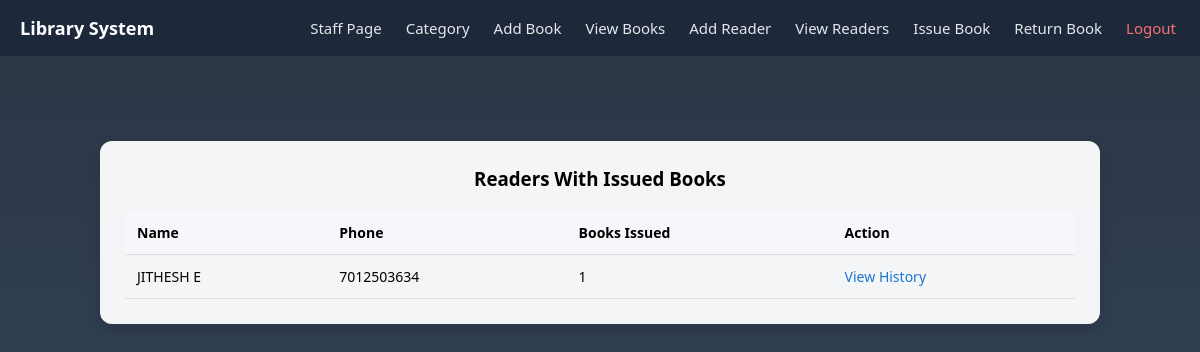
The page /active-readers/ (signed in) on the database its author committed.
### library_app/models.py (models this page shows, shortened)
class Reader(models.Model):
    MEMBERSHIP_CHOICES = [
        ('BASIC', 'Basic'),
        ('PREMIUM', 'Premium'),
        ('VIP', 'VIP'),
    ]
    library_id = models.UUIDField(
        default=uuid.uuid4,
        primary_key=True,
        editable=False
    )
    name = models.CharField(max_length=100)
    phone = models.CharField(max_length=13)
    email = models.EmailField(max_length=100)
    address = models.CharField(max_length=150)
    membership = models.CharField(
        max_length=10,
        choices=MEMBERSHIP_CHOICES,
        default='BASIC'
    )
    issue_limit = models.PositiveIntegerField(default=3)
    class Meta:
        db_table = 'reader'

### library_app/views.py (the view)
# urls.py: path('active-readers/', views.active_readers, name='active_readers'),
@login_required(login_url='/login/')
@never_cache
def active_readers(request):
    if not request.user.is_staff:
        return redirect('login')
    readers = Reader.objects.filter(
        issued_books__is_returned=False
    ).distinct()
    for r in readers:
        r.active_count = r.issued_books.filter(
            is_returned=False
        ).count()
    return render(request, 'active_readers.html', {
        'readers': readers
    })

### library_app/templates/active_readers.html (shortened to what this page needs)
{% extends "base.html" %}
{% block content %}
<div class="container">
    <div class="card">
        <h3>Readers With Issued Books</h3>
        <div class="table-wrapper">
            <table>
                <thead>
                    <tr>
                        <th>Name</th>
                        <th>Phone</th>
                        <th>Books Issued</th>
                        <th>Action</th>
                    </tr>
                </thead>
                <tbody>
                {% for r in readers %}
                    <tr>
                        <td>{{ r.name }}</td>
                        <td>{{ r.phone }}</td>
                        <td>{{ r.active_count }}</td>
                        <td>
                            <a href="{% url 'reader_history' r.library_id %}">
                                View History
                            </a>
                        </td>
                    </tr>
                {% empty %}
                    <tr>
                        <td colspan="4" class="empty">
                            No active readers
                        </td>
                    </tr>
                {% endfor %}
                </tbody>
            </table>
        </div>
    </div>
</div>
{% endblock %}

### library_app/templates/active_readers.html (style rules this page uses)
body { background: linear-gradient( rgba(20, 30, 48, 0.9), rgba(36, 59, 85, 0.9) ), url("https://images.unsplash.com/photo-1512820790803-83ca734da794"); background-size: cover; background-position: center; background-attachment: fixed; }
.container { max-width: 1000px; margin: 60px auto; padding: 0 15px; }
.card { background: rgba(255,255,255,0.95); padding: 25px; border-radius: 12px; box-shadow: 0 6px 15px rgba(0,0,0,0.15); }
h3 { margin-top: 0; margin-bottom: 20px; text-align: center; }
.table-wrapper { width: 100%; overflow-x: auto; }
table { width: 100%; min-width: 650px; border-collapse: collapse; }
th, td { padding: 12px; border-bottom: 1px solid #ddd; text-align: left; font-size: 14px; }
th { background-color: #f5f7fa; font-weight: 600; }
a { color: #1976d2; font-weight: 500; text-decoration: none; }

### rows shown on the page
Reader: name "JITHESH E", phone "7012503634", active_count "1"
